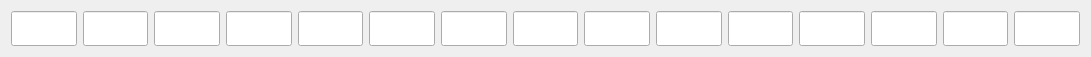
   <widget class="QWidget" name="horizontalLayoutWidget_3">
    <property name="geometry">
     <rect>
      <x>70</x>
      <y>260</y>
      <width>1091</width>
      <height>45</height>
     </rect>
    </property>
    <property name="font">
     <font>
      <family>아임크리수진</family>
      <pointsize>14</pointsize>
     </font>
    </property>
    <layout class="QHBoxLayout" name="horizontalLayout_12">
     <item>
      <widget class="QLineEdit" name="text_30">
       <property name="font">
        <font>
         <family>아임크리수진</family>
         <pointsize>14</pointsize>
        </font>
       </property>
       <property name="inputMask">
        <string>00</string>
       </property>
       <property name="text">
        <string/>
       </property>
       <property name="alignment">
        <set>Qt::AlignCenter</set>
       </property>
      </widget>
     </item>
     <item>
      <widget class="QLineEdit" name="text_31">
       <property name="font">
        <font>
         <family>아임크리수진</family>
         <pointsize>14</pointsize>
        </font>
       </property>
       <property name="inputMask">
        <string>00</string>
       </property>
       <property name="text">
        <string/>
       </property>
       <property name="alignment">
        <set>Qt::AlignCenter</set>
       </property>
      </widget>
     </item>
     <item>
      <widget class="QLineEdit" name="text_32">
       <property name="font">
        <font>
         <family>아임크리수진</family>
         <pointsize>14</pointsize>
        </font>
       </property>
       <property name="inputMask">
        <string>00</string>
       </property>
       <property name="text">
        <string/>
       </property>
       <property name="alignment">
        <set>Qt::AlignCenter</set>
       </property>
      </widget>
     </item>
     <item>
      <widget class="QLineEdit" name="text_33">
       <property name="font">
        <font>
         <family>아임크리수진</family>
         <pointsize>14</pointsize>
        </font>
       </property>
       <property name="inputMask">
        <string>00</string>
       </property>
       <property name="text">
        <string/>
       </property>
       <property name="alignment">
        <set>Qt::AlignCenter</set>
       </property>
      </widget>
     </item>
     <item>
      <widget class="QLineEdit" name="text_34">
       <property name="font">
        <font>
         <family>아임크리수진</family>
         <pointsize>14</pointsize>
        </font>
       </property>
       <property name="inputMask">
        <string>00</string>
       </property>
       <property name="text">
        <string/>
       </property>
       <property name="alignment">
        <set>Qt::AlignCenter</set>
       </property>
      </widget>
     </item>
     <item>
      <widget class="QLineEdit" name="text_35">
       <property name="font">
        <font>
         <family>아임크리수진</family>
         <pointsize>14</pointsize>
        </font>
       </property>
       <property name="inputMask">
        <string>00</string>
       </property>
       <property name="text">
        <string/>
       </property>
       <property name="alignment">
        <set>Qt::AlignCenter</set>
       </property>
      </widget>
     </item>
     <item>
      <widget class="QLineEdit" name="text_36">
       <property name="font">
        <font>
         <family>아임크리수진</family>
         <pointsize>14</pointsize>
        </font>
       </property>
       <property name="inputMask">
        <string>00</string>
       </property>
       <property name="text">
        <string/>
       </property>
       <property name="alignment">
        <set>Qt::AlignCenter</set>
       </property>
      </widget>
     </item>
     <item>
      <widget class="QLineEdit" name="text_37">
       <property name="font">
        <font>
         <family>아임크리수진</family>
         <pointsize>14</pointsize>
        </font>
       </property>
       <property name="inputMask">
        <string>00</string>
       </property>
       <property name="text">
        <string/>
       </property>
       <property name="alignment">
        <set>Qt::AlignCenter</set>
       </property>
      </widget>
     </item>
     <item>
      <widget class="QLineEdit" name="text_38">
       <property name="font">
        <font>
         <family>아임크리수진</family>
         <pointsize>14</pointsize>
        </font>
       </property>
       <property name="inputMask">
        <string>00</string>
       </property>
       <property name="text">
        <string/>
       </property>
       <property name="alignment">
        <set>Qt::AlignCenter</set>
       </property>
      </widget>
     </item>
     <item>
      <widget class="QLineEdit" name="text_39">
       <property name="font">
        <font>
         <family>아임크리수진</family>
         <pointsize>14</pointsize>
        </font>
       </property>
       <property name="inputMask">
        <string>00</string>
       </property>
       <property name="text">
        <string/>
       </property>
       <property name="alignment">
        <set>Qt::AlignCenter</set>
       </property>
      </widget>
     </item>
     <item>
      <widget class="QLineEdit" name="text_40">
       <property name="font">
        <font>
         <family>아임크리수진</family>
         <pointsize>14</pointsize>
        </font>
       </property>
       <property name="inputMask">
        <string>00</string>
       </property>
       <property name="text">
        <string/>
       </property>
       <property name="alignment">
        <set>Qt::AlignCenter</set>
       </property>
      </widget>
     </item>
     <item>
      <widget class="QLineEdit" name="text_41">
       <property name="font">
        <font>
         <family>아임크리수진</family>
         <pointsize>14</pointsize>
        </font>
       </property>
       <property name="inputMask">
        <string>00</string>
       </property>
       <property name="text">
        <string/>
       </property>
       <property name="alignment">
        <set>Qt::AlignCenter</set>
       </property>
      </widget>
     </item>
     <item>
      <widget class="QLineEdit" name="text_42">
       <property name="font">
        <font>
         <family>아임크리수진</family>
         <pointsize>14</pointsize>
        </font>
       </property>
       <property name="inputMask">
        <string>00</string>
       </property>
       <property name="text">
        <string/>
       </property>
       <property name="alignment">
        <set>Qt::AlignCenter</set>
       </property>
      </widget>
     </item>
     <item>
      <widget class="QLineEdit" name="text_43">
       <property name="font">
        <font>
         <family>아임크리수진</family>
         <pointsize>14</pointsize>
        </font>
       </property>
       <property name="inputMask">
        <string>00</string>
       </property>
       <property name="text">
        <string/>
       </property>
       <property name="alignment">
        <set>Qt::AlignCenter</set>
       </property>
      </widget>
     </item>
     <item>
      <widget class="QLineEdit" name="text_44">
       <property name="font">
        <font>
         <family>아임크리수진</family>
         <pointsize>14</pointsize>
        </font>
       </property>
       <property name="inputMask">
        <string>00</string>
       </property>
       <property name="text">
        <string/>
       </property>
       <property name="alignment">
        <set>Qt::AlignCenter</set>
       </property>
      </widget>
     </item>
    </layout>
   </widget>
